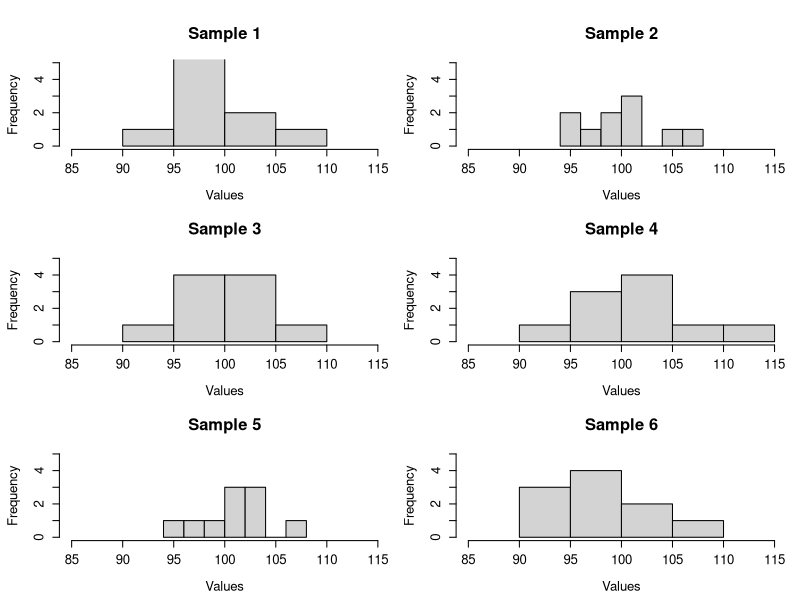
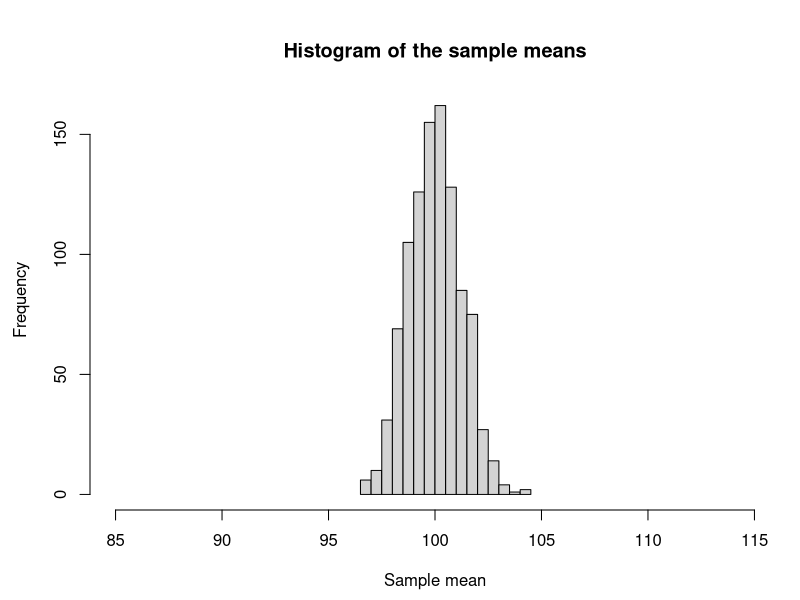
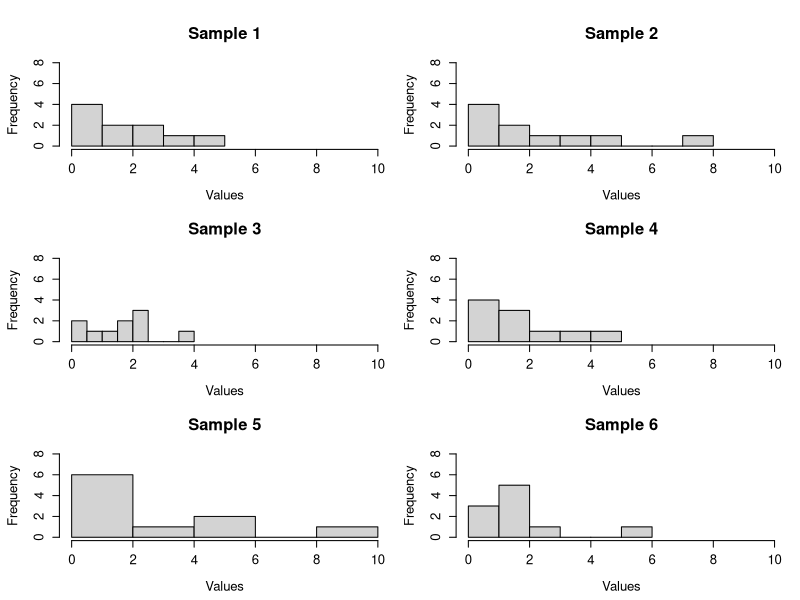
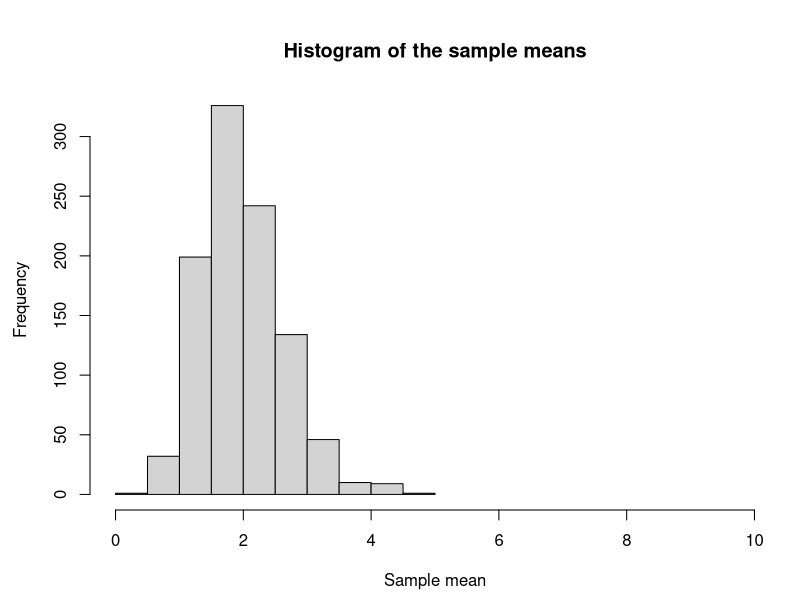

The R source for these figures, in order: (Note: this script raises an error after producing the figures.)
# Set the seed value
set.seed(8423)

# Simulate values from the normal distribution
simdata <- rnorm(n = 10000, mean = 100, sd = 4)

# Create a matrix with 1000 samples in each row of 10 columns
matrixdata <- matrix(simdata, nrow = 1000, ncol = 10)

# Compute the mean of each sample (each row) and print the first six means
means <- apply(matrixdata, 1, mean)
means[1:6]

# Plot the first six samples
?par
par(mfrow=c(3,2), mar=c(4,4,4,1), oma=c(0.5,0.5,0.5,0))
for (i in c(1:6)){
  hist(matrixdata[i,], main = paste0("Sample ", i), xlab = "Values",
       cex.main = 1.5, cex.lab = 1.2, cex.axis = 1.2,
       ylim = c(0,5), xlim = c(85,115))
}

# Reset the number of plots that appear in the window at a time
par(mfrow=c(1,1))

# Generate histogram (keeping the y scale the same as the earlier graphs for comparison)
hist(means, main = "Histogram of the sample means", xlab = "Sample mean", xlim = c(85,115))

# Set the seed value
set.seed(96358285)
# Simulate values from the exponential distribution
simdata <- rexp(n = 10000, rate = 0.5)
# Create a matrix with 1000 samples in each row of 10 columns
matrixdata <- matrix(simdata, nrow = 1000, ncol = 10)

#Compute the mean of each sample (each row)
means <- apply(matrixdata, 1, mean)
means[1:6]

# Plot the first six samples
par(mfrow = c(3,2), mar = c(4,4,4,1), oma = c(0.5,0.5,0.5,0))
for (i in c(1:6)){
  hist(matrixdata[i,], main = paste0("Sample ", i), xlab = "Values",
       cex.main = 1.5, cex.lab = 1.2, cex.axis = 1.2,
       ylim = c(0,8), xlim = c(0,10))
}

# Reset the number of plots that appear in the window at a time
par(mfrow = c(1,1))

# Generate histogram (keeping the y scale the same as the earlier graphs for comparison)
hist(means, main = "Histogram of the sample means", xlab = "Sample mean", xlim = c(0, 10))


means1 <- null
par(mfrow = c(1,1))

#Q1

set.seed(6594)
simdata1 <- rnorm(n=5000, mean=50, sd=3)
matrixdata1 <- matrix(simdata1, nrow=1000, ncol=5)
means1 <- apply(matrixdata1,1,mean)
hist(means1, main="Orginal samples: N(50,9), n=5", xlab="Sample Mean")


#Q2

set.seed(9278)
simdata2 <- rnorm(n=30000, mean=50, sd=3)
matrixdata2 <- matrix(simdata2, nrow=1000, ncol=30)
means2 <- apply(matrixdata2,1,mean)
hist(means2, main="Orginal samples: N(50,9), n=30", xlab="Sample Mean", xlim=c(45,55))

#Q3

set.seed(3845)
simdata3 <- rexp(n=5000, rate=0.4)
matrixdata3 <- matrix(simdata3, nrow=1000, ncol=5)
means3 <- apply(matrixdata3,1,mean)
hist(means3, main="Orginal samples: Exp(0.4), n=5", xlab="Sample Mean", xlim=c(0,8))


#Q4

set.seed(8651)
simdata4 <- rexp(n=30000, rate=0.4)
matrixdata4 <- matrix(simdata4, nrow=1000, ncol=30)
means4 <- apply(matrixdata4,1,mean)
hist(means4, main="Orginal samples: Exp(0.4), n=30", xlab="Sample Mean", xlim=c(0,8))


#Q5

?par

# Plot the 4 histograms
par(mfrow = c(2,2), mar = c(4,4,4,1), oma = c(0.5,0.5,0.5,0))
hist(means1, main="(a) Orginal samples: N(50,9), n=5", xlab="Sample Mean", xlim=c(45,55), cex.main=0.9)
hist(means2, main="(b) Orginal samples: N(50,9), n=30", xlab="Sample Mean", xlim=c(45,55), cex.main=0.9)
hist(means3, main="(c) Orginal samples: Exp(0.4), n=5", xlab="Sample Mean", xlim=c(0,8), cex.main=0.9)
hist(means4, main="(d) Orginal samples: Exp(0.4), n=30", xlab="Sample Mean", xlim=c(0,8), cex.main=0.9)


#Fo (a) and (b), (b) is less spread out, because n is greater (30 compared to 5 in (a)). 
#For the sampling distribution of Y bar, we divide the sd by n. So the greater the N, the greater the number we divide by, and the less the sd and variance will be (hence the less it will be spread out).
#For the normal distribution, as the sample size increases, x axis is not as wide (more squished in), as we are dividing by N.

#For (c) and (d), (d) is less spread out once again for the exponential distribution, but the graph starts to look a bit more normally distributed, as N is bigger.
#For the exponential distribution, as sample is larger, the curve will be more normally distributed, using the central limit theorem.

#Online info:
#The central limit theorem states that if you have a population with mean ?? and standard deviation ?? and take sufficiently large random samples from the population with replacement, 
#then the distribution of the sample means will be approximately normally distributed.

#Also, In probability theory, the central limit theorem establishes that, in many situations, when independent random variables are added,
#their properly normalized sum tends toward a normal distribution even if the original variables themselves are not normally distributed.
